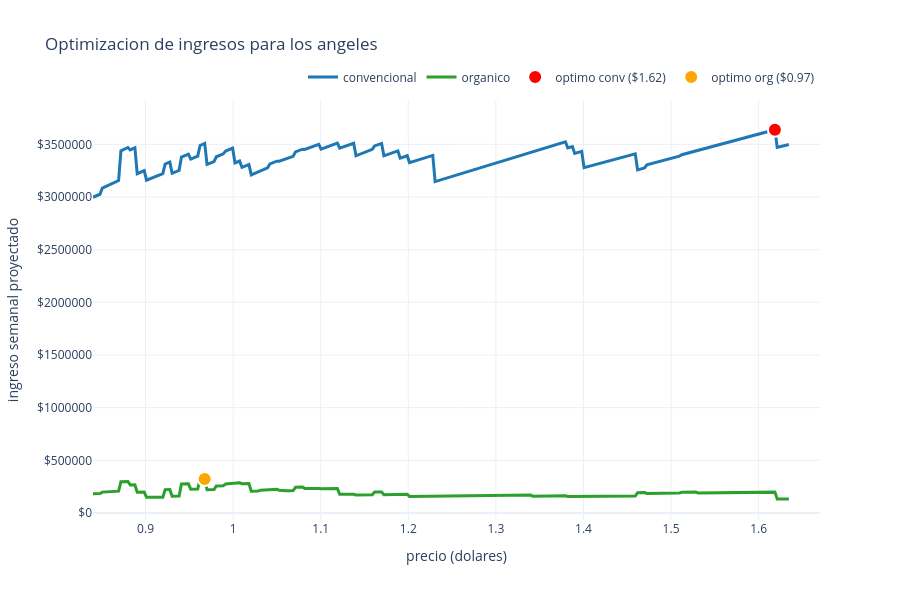

Here is the notebook cell this chart was saved with:
### Markdown cell above
### grafico interactivo

### Code cell
fig = go.Figure()

fig.add_trace(go.Scatter(
    x=escenario_conv['AVGPrice'],
    y=escenario_conv['ingresos'],
    mode='lines',
    name='convencional',
    line=dict(color='#1f77b4', width=3)
))

fig.add_trace(go.Scatter(
    x=escenario_org['AVGPrice'],
    y=escenario_org['ingresos'],
    mode='lines',
    name='organico',
    line=dict(color='#2ca02c', width=3)
))

fig.add_trace(go.Scatter(
    x=[mejor_conv['AVGPrice']],
    y=[mejor_conv['ingresos']],
    mode='markers',
    name=f'optimo conv (${mejor_conv["AVGPrice"]:.2f})',
    marker=dict(color='red', size=14, symbol='circle', line=dict(width=2, color='white'))
))

fig.add_trace(go.Scatter(
    x=[mejor_org['AVGPrice']],
    y=[mejor_org['ingresos']],
    mode='markers',
    name=f'optimo org (${mejor_org["AVGPrice"]:.2f})',
    marker=dict(color='orange', size=14, symbol='circle', line=dict(width=2, color='white'))
))

fig.update_layout(
    title='Optimizacion de ingresos para los angeles',
    xaxis_title='precio (dolares)',
    yaxis_title='ingreso semanal proyectado',
    hovermode="x unified",
    template="plotly_white",
    legend=dict(orientation="h", yanchor="bottom", y=1.02, xanchor="right", x=1),
    height=600
)

fig.update_yaxes(tickprefix="$", tickformat=",.")
fig.show()

### Figure 1 — Plotly figure (JSON) as saved in the notebook; plotly's stock layout.template omitted (floating-point values rounded to 4 significant figures; data arrays with more than 128 entries replaced by an {"elided": "..."} marker saying what was removed)
{"data": [{"line": {"color": "#1f77b4", "width": 3}, "mode": "lines", "name": "convencional", "type": "scatter", "x": {"elided": "300 float values"}, "y": {"elided": "300 float values"}}, {"line": {"color": "#2ca02c", "width": 3}, "mode": "lines", "name": "organico", "type": "scatter", "x": {"elided": "300 float values"}, "y": {"elided": "300 float values"}}, {"marker": {"color": "red", "line": {"color": "white", "width": 2}, "size": 14, "symbol": "circle"}, "mode": "markers", "name": "optimo conv ($1.62)", "type": "scatter", "x": [1.619], "y": [3639000.0]}, {"marker": {"color": "orange", "line": {"color": "white", "width": 2}, "size": 14, "symbol": "circle"}, "mode": "markers", "name": "optimo org ($0.97)", "type": "scatter", "x": [0.9675], "y": [322600.0]}], "layout": {"height": 600, "hovermode": "x unified", "legend": {"orientation": "h", "x": 1, "xanchor": "right", "y": 1.02, "yanchor": "bottom"}, "title": {"text": "Optimizacion de ingresos para los angeles"}, "xaxis": {"title": {"text": "precio (dolares)"}}, "yaxis": {"tickformat": ",.", "tickprefix": "$", "title": {"text": "ingreso semanal proyectado"}}}}
